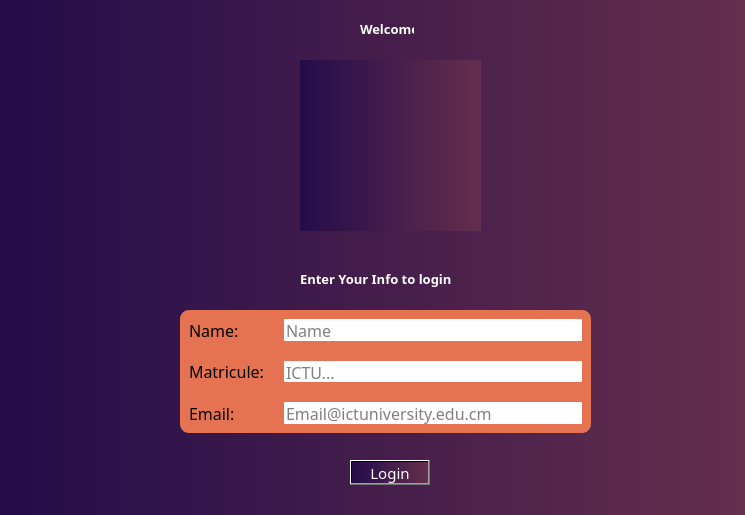
<?xml version="1.0" encoding="UTF-8"?>
<ui version="4.0">
 <class>StudentLogin</class>
 <widget class="QWidget" name="StudentLogin">
  <property name="geometry">
   <rect>
    <x>0</x>
    <y>0</y>
    <width>745</width>
    <height>515</height>
   </rect>
  </property>
  <property name="font">
   <font>
    <family>Hack Nerd Font</family>
    <pointsize>10</pointsize>
   </font>
  </property>
  <property name="windowTitle">
   <string>Login</string>
  </property>
  <property name="windowIcon">
   <iconset resource="../Icons/resources.qrc">
    <normaloff>:/resources/ict-university-461753.jpg</normaloff>:/resources/ict-university-461753.jpg</iconset>
  </property>
  <property name="styleSheet">
   <string notr="true">background-color: qlineargradient(x1:3, y1:0, x2:0, y2:0, stop:0 #E57352, stop:1 #240C4A);
</string>
  </property>
  <widget class="QLabel" name="label">
   <property name="geometry">
    <rect>
     <x>300</x>
     <y>60</y>
     <width>181</width>
     <height>171</height>
    </rect>
   </property>
   <property name="text">
    <string/>
   </property>
   <property name="pixmap">
    <pixmap resource="../Icons/resources.qrc">:/resources/vibrent_21.png</pixmap>
   </property>
  </widget>
  <widget class="QLabel" name="label_2">
   <property name="geometry">
    <rect>
     <x>360</x>
     <y>20</y>
     <width>54</width>
     <height>17</height>
    </rect>
   </property>
   <property name="font">
    <font>
     <family>Hack Nerd Font</family>
     <pointsize>10</pointsize>
     <bold>true</bold>
    </font>
   </property>
   <property name="styleSheet">
    <string notr="true">background-color: none;
color:white;</string>
   </property>
   <property name="text">
    <string>Welcome</string>
   </property>
  </widget>
  <widget class="QLabel" name="label_4">
   <property name="geometry">
    <rect>
     <x>300</x>
     <y>270</y>
     <width>191</width>
     <height>17</height>
    </rect>
   </property>
   <property name="font">
    <font>
     <family>Hack Nerd Font</family>
     <pointsize>10</pointsize>
     <bold>true</bold>
    </font>
   </property>
   <property name="styleSheet">
    <string notr="true">background-color: none;

color:white;</string>
   </property>
   <property name="text">
    <string>Enter Your Info to login</string>
   </property>
  </widget>
  <widget class="QPushButton" name="pushButton">
   <property name="geometry">
    <rect>
     <x>350</x>
     <y>460</y>
     <width>80</width>
     <height>25</height>
    </rect>
   </property>
   <property name="font">
    <font>
     <family>Hack Nerd Font</family>
     <pointsize>11</pointsize>
    </font>
   </property>
   <property name="styleSheet">
    <string notr="true">color:white;</string>
   </property>
   <property name="text">
    <string>Login</string>
   </property>
  </widget>
  <widget class="QFrame" name="frame">
   <property name="geometry">
    <rect>
     <x>180</x>
     <y>310</y>
     <width>411</width>
     <height>123</height>
    </rect>
   </property>
   <property name="styleSheet">
    <string notr="true">background-color: #E57352;

color:black;



border-radius:9px;</string>
   </property>
   <layout class="QFormLayout" name="formLayout">
    <property name="horizontalSpacing">
     <number>20</number>
    </property>
    <property name="verticalSpacing">
     <number>20</number>
    </property>
    <item row="0" column="0">
     <widget class="QLabel" name="label_3">
      <property name="font">
       <font>
        <family>Hack Nerd Font</family>
        <pointsize>12</pointsize>
       </font>
      </property>
      <property name="styleSheet">
       <string notr="true">
border-radius:1px;</string>
      </property>
      <property name="text">
       <string>Name:</string>
      </property>
     </widget>
    </item>
    <item row="0" column="1">
     <widget class="QLineEdit" name="lineEdit">
      <property name="font">
       <font>
        <family>Hack Nerd Font</family>
        <pointsize>12</pointsize>
       </font>
      </property>
      <property name="styleSheet">
       <string notr="true">background-color:white;
background-color:white;
border-radius:1px;</string>
      </property>
      <property name="placeholderText">
       <string>Name</string>
      </property>
     </widget>
    </item>
    <item row="1" column="0">
     <widget class="QLabel" name="label_5">
      <property name="font">
       <font>
        <family>Hack Nerd Font</family>
        <pointsize>12</pointsize>
       </font>
      </property>
      <property name="styleSheet">
       <string notr="true">
border-radius:1px;</string>
      </property>
      <property name="text">
       <string>Matricule:</string>
      </property>
     </widget>
    </item>
    <item row="1" column="1">
     <widget class="QLineEdit" name="lineEdit_2">
      <property name="font">
       <font>
        <family>Hack Nerd Font</family>
        <pointsize>12</pointsize>
       </font>
      </property>
      <property name="styleSheet">
       <string notr="true">background-color:white;
border-radius:1px;</string>
      </property>
      <property name="placeholderText">
       <string>ICTU...</string>
      </property>
     </widget>
    </item>
    <item row="2" column="0">
     <widget class="QLabel" name="label_6">
      <property name="font">
       <font>
        <family>Hack Nerd Font</family>
        <pointsize>12</pointsize>
       </font>
      </property>
      <property name="styleSheet">
       <string notr="true">
border-radius:1px;</string>
      </property>
      <property name="text">
       <string>Email:</string>
      </property>
     </widget>
    </item>
    <item row="2" column="1">
     <widget class="QLineEdit" name="lineEdit_3">
      <property name="font">
       <font>
        <family>Hack Nerd Font</family>
        <pointsize>12</pointsize>
       </font>
      </property>
      <property name="styleSheet">
       <string notr="true">background-color:white;
border-radius:1px;</string>
      </property>
      <property name="placeholderText">
       <string>Email@ictuniversity.edu.cm</string>
      </property>
     </widget>
    </item>
   </layout>
  </widget>
 </widget>
 <resources>
  <include location="../Icons/resources.qrc"/>
 </resources>
 <connections/>
</ui>
